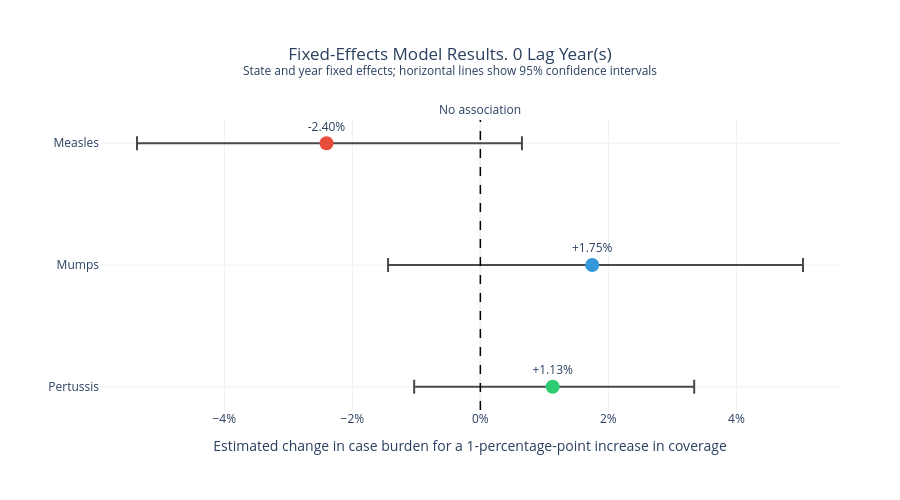

Write notebook code for a chart like this one.
### Code cell
plot_fixed_effect_results(same_year_df, 0)

### Figure 1 — Plotly figure (JSON) as saved in the notebook; plotly's stock layout.template omitted (floating-point values rounded to 4 significant figures)
{"data": [{"customdata": [[-5.364, 0.6499, 0.1217, 316.0, 50.0, 10.0, 0.5569], [-1.442, 5.041, 0.2863, 620.0, 50.0, 15.0, 0.5762], [-1.034, 3.341, 0.3086, 1151.0, 51.0, 23.0, 0.777]], "error_x": {"array": [3.053, 3.293, 2.211], "arrayminus": [2.961, 3.19, 2.164], "color": "#4A4A4A", "symmetric": false, "thickness": 2, "type": "data", "width": 7}, "hovertemplate": "<b>%{y}</b><br>Estimated change: %{x:+.2f}%<br>95% CI: %{customdata[0]:+.2f}% to %{customdata[1]:+.2f}%<br>p-value: %{customdata[2]:.4f}<br>Observations: %{customdata[3]:.0f}<br>States: %{customdata[4]:.0f}<br>Years represented: %{customdata[5]:.0f}<br>R²: %{customdata[6]:.3f}<extra></extra>", "marker": {"color": ["#E74C3C", "#3498DB", "#2ECC71"], "size": 14}, "mode": "markers+text", "text": ["-2.40%", "+1.75%", "+1.13%"], "textposition": "top center", "type": "scatter", "x": [-2.403, 1.748, 1.13], "y": ["Measles", "Mumps", "Pertussis"]}], "layout": {"annotations": [{"showarrow": false, "text": "No association", "x": 0, "xanchor": "center", "xref": "x", "y": 1, "yanchor": "bottom", "yref": "y domain"}], "height": 500, "margin": {"b": 90, "l": 100, "r": 60, "t": 120}, "shapes": [{"line": {"color": "black", "dash": "dash", "width": 1.5}, "type": "line", "x0": 0, "x1": 0, "xref": "x", "y0": 0, "y1": 1, "yref": "y domain"}], "showlegend": false, "title": {"text": "Fixed-Effects Model Results. 0 Lag Year(s)<br><sup>State and year fixed effects; horizontal lines show 95% confidence intervals</sup>", "x": 0.5}, "xaxis": {"ticksuffix": "%", "title": {"text": "Estimated change in case burden for a 1-percentage-point increase in coverage"}}, "yaxis": {"categoryarray": ["Pertussis", "Mumps", "Measles"], "categoryorder": "array"}}}
